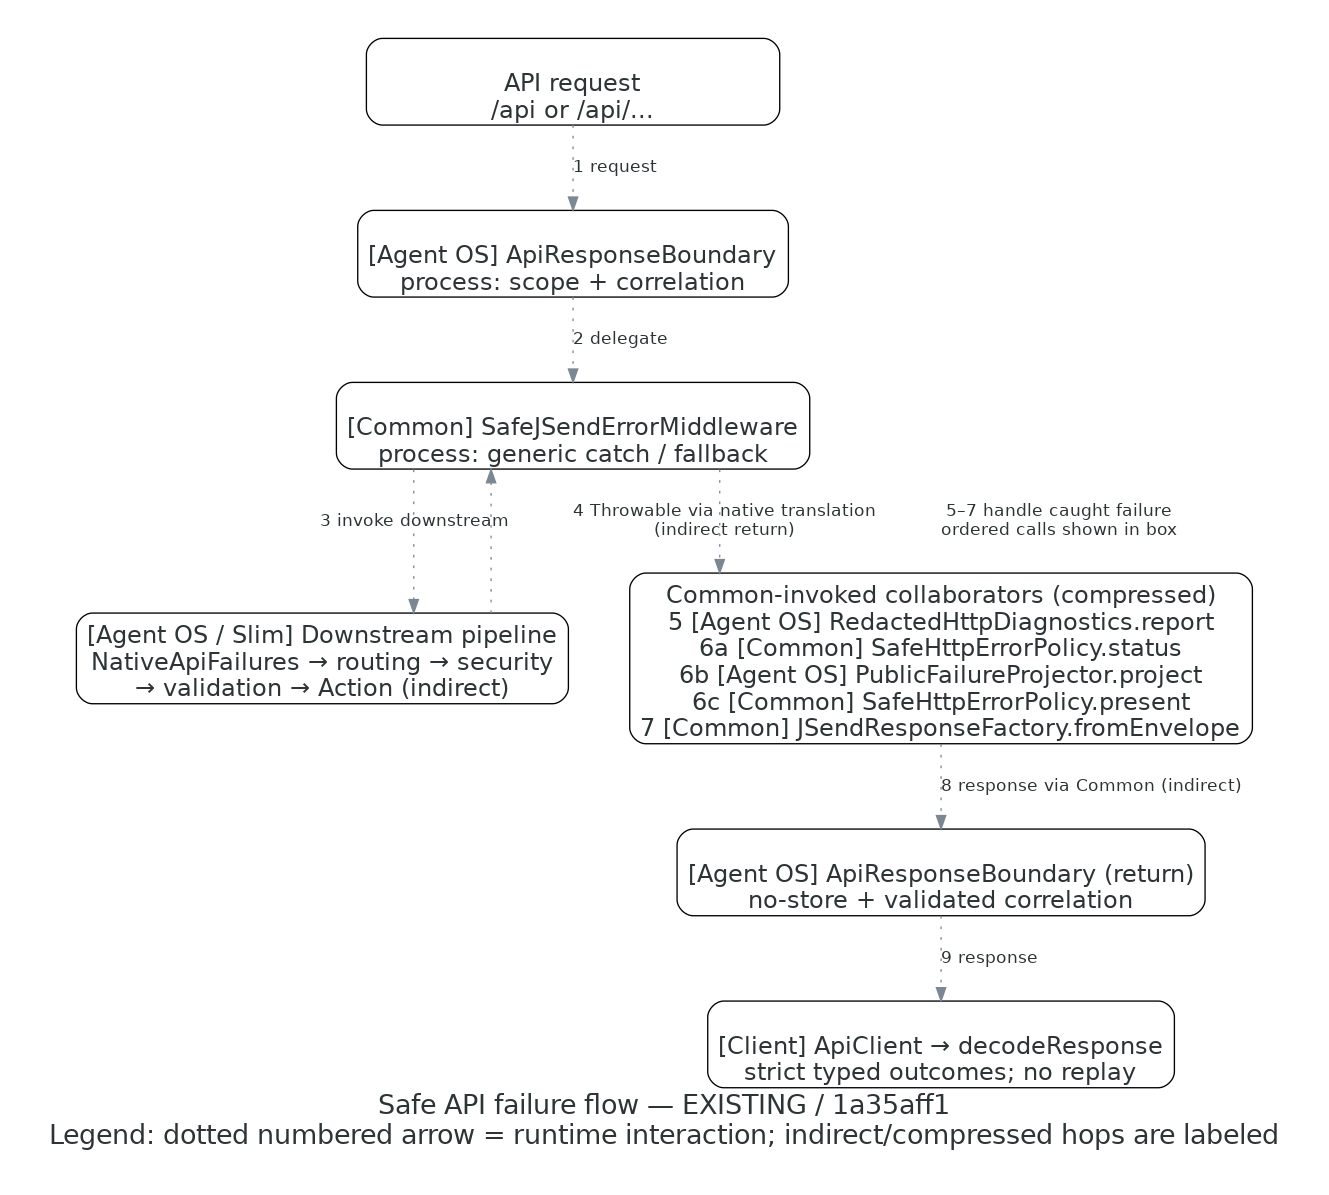

This figure's Python source:
"""Render the bounded, source-verified thrown API failure flow without executing the application."""

from pathlib import Path

from diagrams import Diagram, Edge, Node

SOURCE_REVISION = "1a35aff126aa0f848648c43cc5d43471f8452da5"
OUTPUT = Path(__file__).with_suffix("")

with Diagram(
    "Safe API failure flow — EXISTING / 1a35aff1\n"
    "Legend: dotted numbered arrow = runtime interaction; indirect/compressed hops are labeled",
    filename=str(OUTPUT),
    outformat="png",
    show=False,
    direction="TB",
    graph_attr={"fontname": "DejaVu Sans", "fontsize": "20", "pad": "0.4", "ranksep": "0.7"},
    node_attr={"fontname": "DejaVu Sans", "fontsize": "18", "fixedsize": "false", "width": "4.3", "height": "0.9"},
    edge_attr={"fontname": "DejaVu Sans", "fontsize": "15", "style": "dotted"},
):
    entry = Node("API request\n/api or /api/...", nodeid="entry")
    scope = Node("[Agent OS] ApiResponseBoundary\nprocess: scope + correlation", nodeid="scope")
    safe = Node("[Common] SafeJSendErrorMiddleware\nprocess: generic catch / fallback", nodeid="safe")
    downstream = Node(
        "[Agent OS / Slim] Downstream pipeline\nNativeApiFailures → routing → security\n→ validation → Action (indirect)",
        nodeid="downstream",
    )
    collaborators = Node(
        "Common-invoked collaborators (compressed)\n"
        "5 [Agent OS] RedactedHttpDiagnostics.report\n"
        "6a [Common] SafeHttpErrorPolicy.status\n"
        "6b [Agent OS] PublicFailureProjector.project\n"
        "6c [Common] SafeHttpErrorPolicy.present\n"
        "7 [Common] JSendResponseFactory.fromEnvelope",
        nodeid="collaborators",
    )
    returned = Node("[Agent OS] ApiResponseBoundary (return)\nno-store + validated correlation", nodeid="returned")
    client = Node("[Client] ApiClient → decodeResponse\nstrict typed outcomes; no replay", nodeid="client")

    entry >> Edge(label="1 request") >> scope
    scope >> Edge(label="2 delegate") >> safe
    safe >> Edge(label="3 invoke downstream") >> downstream
    downstream >> Edge(label="4 Throwable via native translation\n(indirect return)") >> safe
    safe >> Edge(label="5–7 handle caught failure\nordered calls shown in box") >> collaborators
    collaborators >> Edge(label="8 response via Common (indirect)") >> returned
    returned >> Edge(label="9 response") >> client
